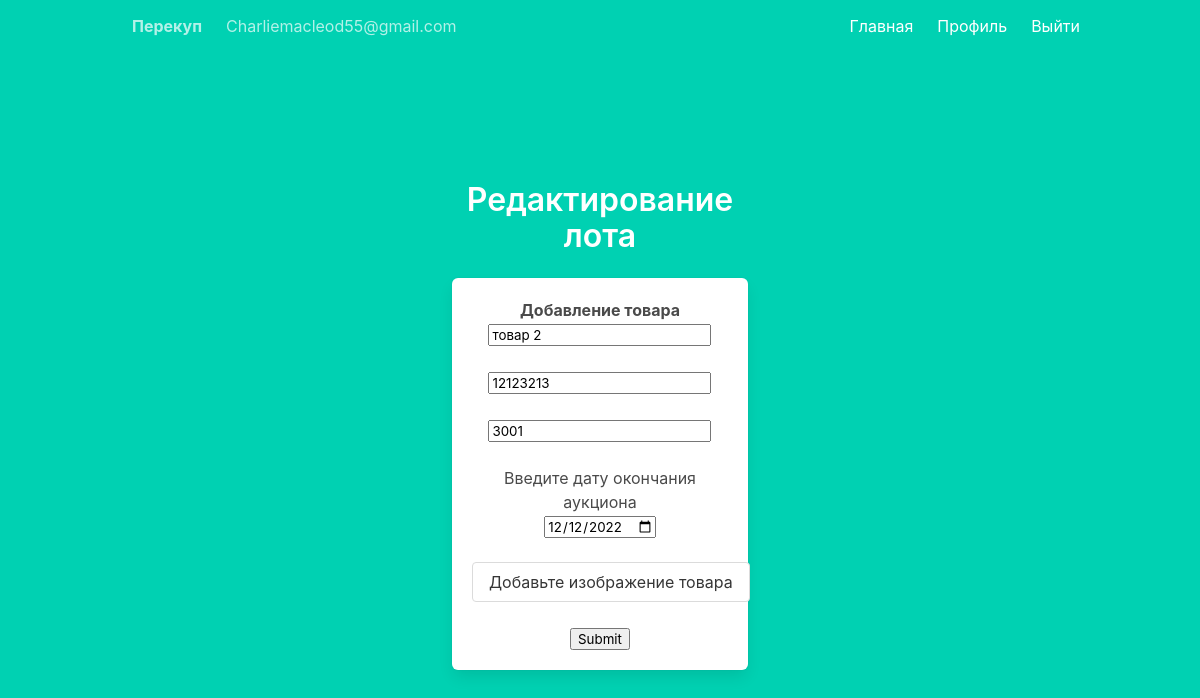
Screenshot of /change/2 (signed in) with the database file from the repository.
### models.py (models this page shows, shortened)
class User(UserMixin, db.Model):
    id = db.Column(db.Integer, primary_key=True)  # primary keys are required by SQLAlchemy
    email = db.Column(db.String(100), unique=True, nullable=False)
    password = db.Column(db.String(100), nullable=False)
    name = db.Column(db.String(1000), nullable=False)
    items = db.relationship('Item', backref='user')

class Item(db.Model):
    id = db.Column(db.Integer, primary_key=True)
    title = db.Column(db.String(100), nullable=False)
    description = db.Column(db.String(500))
    description = db.Column(db.String(500))
    price = db.Column(db.Integer, nullable=False)
    final_date = db.Column(db.Text, nullable=False)
    user_id = db.Column(db.Integer, db.ForeignKey('user.id'))
    buyer = db.Column(db.String(100), nullable=True, default="Пока никому. Станьте первым!")

### main.py (the view)
@main.route('/change/<int:num>', methods=['GET'])
@login_required
def change_get(num):
    item = Item.query.filter_by(id=num).first()
    return render_template("change.html", data=item)

### __init__.py (called while the page is built)
def create_app() -> Flask:
    app = Flask(__name__)
    app.config['SECRET_KEY'] = 'secret-key-goes-here'
    app.config['SQLALCHEMY_DATABASE_URI'] = 'sqlite:///db.sqlite'
    app.config['SQLALCHEMY_TRACK_MODIFICATIONS'] = False
    app.config['UPLOAD_FOLDER'] = UPLOAD_FOLDER
    db.init_app(app)
    login_manager = LoginManager()
    login_manager.login_view = 'auth.login'
    login_manager.init_app(app)
    with app.app_context():
        db.create_all()
    from .auth import auth as auth_blueprint
    app.register_blueprint(auth_blueprint)
    from .main import main as main_blueprint
    app.register_blueprint(main_blueprint)
    from .models import User
    @login_manager.user_loader
    def load_user(user_id):
        return User.query.get(int(user_id))
    return app

### templates/change.html (shortened to what this page needs)
{% extends "base.html" %}
{% block content %}
<div class="column is-4 is-offset-4">
    <h3 class="title">Редактирование лота</h3>
    <div class="box">
<div class="control ">
    <h1></h1><strong> Добавление товара</strong></h1>
    <form method="POST" enctype="multipart/form-data">
        <input type="text" class="form-control" name="title" id="title" placeholder="Название товара" value="{{data.title}}"  >
        <br><br>
        <input class="form-control" name="description" id="description" placeholder="Введите описание товара"  value="{{data.description}}">
        <br><br>
         <input type="price" class="form-control" name="price" id="price" placeholder="Начальная цена товара (руб)"  value="{{data.price}}">
        <br><br>
            <h6> Введите дату окончания аукциона</h6>
         <input type="date" name="final_date" id="final_date" value="{{data.final_date}}"
                        max="2023-06-04" min="2022-06-14">
        <br><br>
        <a class="button" href="/uploads">Добавьте изображение товара</a>
            <br><br>
            <input type=submit class="is-success is-normal">
    </form>
</div>
    </div></div>
 {% endblock %}

### templates/base.html (shortened to what this page needs)
<!DOCTYPE html>
<html>
<head>
    <link rel="stylesheet" href="https://cdnjs.cloudflare.com/ajax/libs/bulma/0.7.2/css/bulma.min.css" />
</head>
<body>
    <section class="hero is-primary is-fullheight">
        <div class="hero-head">
            <nav class="navbar">
                <div class="container">
                    <div id="navbarMenuHeroA" class="navbar-menu">
                        <h1 class="navbar-item"><strong> {{current_user.name}}</strong></h1>
                        <h2 class="navbar-item"> {{current_user.email}} </h2>
                        <div class="navbar-end  ">
                            <a href="{{ url_for('main.index') }}" class="navbar-item">
                                Главная
                            </a>
                            {% if current_user.is_authenticated %}
                            <a href="{{ url_for('main.profile') }}" class="navbar-item">
                                Профиль
                            </a>
                            {% endif %}
                            {% if current_user.is_authenticated %}
                            <a href="{{ url_for('auth.logout') }}" class="navbar-item">
                                Выйти
                            </a>
                            {% endif %}
                        </div>
                    </div>
                </div>
            </nav>
        </div>
        <div class="hero-body">
            <div class="container has-text-centered">
               {% block content %}
               {% endblock %}
            </div>
        </div>
    </section>
</body>
</html>

### rows the page displays
User: name "Перекуп", email "Charliemacleod55@gmail.com"
Item: title "товар 2", description "12123213", price "3001", final_date "12/12/2022"
